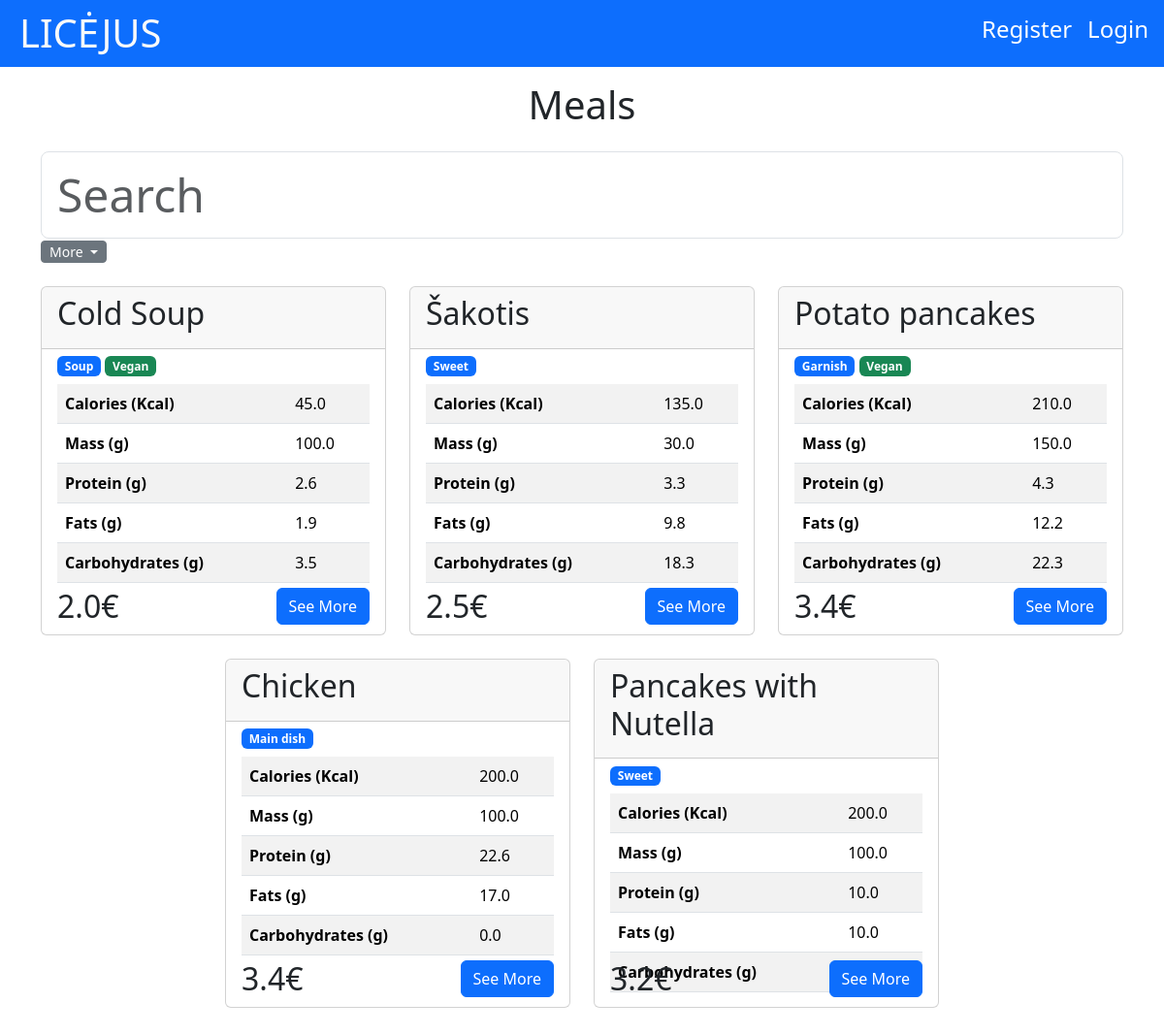
The page / on the database its author committed.
### menu/models.py (models this page shows, shortened)
class Meal(models.Model):
    name = models.CharField(max_length=255)
    description = models.TextField(null=True, blank=True)
    price = models.FloatField()
    in_menu = models.BooleanField()
    is_vegan = models.BooleanField()
    calories = models.FloatField(null=True, blank=True)
    proteins = models.FloatField(null=True, blank=True)
    fats = models.FloatField(null=True, blank=True)
    carbohydrates = models.FloatField(null=True, blank=True)
    mass = models.FloatField(null=True, blank=True)
    category = models.ForeignKey(MealCategory, on_delete=models.CASCADE, to_field="name", null=True)

### menu/views.py (the view, shortened to what this page needs)
# urls.py: path('', main, name='main'),
def main(request):
    meals = Meal.objects.filter(in_menu=True).values()
    favorite = list(FavoriteMeal.objects.filter(username=request.user).values_list('meal_id', flat=True))
    categories = MealCategory.objects.all().values()
    template = loader.get_template('main.html')
    context = {
        'meals': meals,
        'favorite_meals': favorite,
        'categories': categories
    }
    return HttpResponse(template.render(context, request))

### menu/templates/main.html (shortened to what this page needs)
{% extends "master.html" %}
{% block content %}
{% load static %}
  <h1>Meals</h1>
  {% include "search.html" with categories=categories %}
  <div id="meals-container1">{% include "meals.html" with meals=meals is_authenticated=user.is_authenticated %}</div>
{% endblock %}

### menu/templates/meals.html (shortened to what this page needs)
<div class="container mt-4">
    <div class="row d-flex align-items-center justify-content-center">
        {% for x in meals %}
            <div class="col-12 col-md-6 col-xl-4 mb-4">
                <div class="card {% if text_color %} {{ text_color }} {% endif %}" style="height: 360px; position: relative;">
                    <div class="card-header">
                        <h2 class="card-title">{{ x.name }}</h2>
                    </div>
                    <div class="card-body pt-1" style="overflow: hidden; text-overflow: ellipsis; white-space: nowrap;">
                        <span class="badge bg-primary">{{ x.category_id }}</span>
                        {% if x.is_vegan %}<span class="badge bg-success">Vegan</span>{% endif %}
                        <table class="table table-striped mt-2">
                            <tbody>
                                <tr>
                                    <td><b>Calories (Kcal)</b></td>
                                    <td>{{ x.calories }}</td>
                                </tr>
                                <tr>
                                    <td><b>Mass (g)</b></td>
                                    <td>{{ x.mass }}</td>
                                </tr>
                                <tr>
                                    <td><b>Protein (g)</b></td>
                                    <td>{{ x.proteins }}</td>
                                </tr>
                                <tr>
                                    <td><b>Fats (g)</b></td>
                                    <td>{{ x.fats }}</td>
                                </tr>
                                <tr>
                                    <td><b>Carbohydrates (g)</b></td>
                                    <td>{{ x.carbohydrates }}</td>
                                </tr>
                            </tbody>
                        </table>
                        <div class="d-flex justify-content-between" style="position: absolute; width: calc(100% - 32px); box-sizing: border-box; bottom: 10px;">
                            <div>
                                <h2 class="card-text">{{ x.price }}€</h2>
                            </div>
                            <div class="text-right">
                                <a href="details/{{ x.id }}" class="btn {% if button_color %} {{ button_color }} {% endif %} btn-primary">See More</a>
                            </div>
                        </div>
                    </div>
                </div>
            </div>
        {% endfor %}
    </div>
</div>

### menu/templates/master.html (style rules this page uses)
h1 { margin: 0; text-align: center; }
body { margin: 0; }
a { text-decoration: none; }

### rows shown on the page
Meal: name "Cold Soup", category_id "Soup", is_vegan "Vegan", calories "45.0", mass "100.0", proteins "2.6", fats "1.9", carbohydrates "3.5", price "2.0"
Meal: name "Šakotis", category_id "Sweet", calories "135.0", mass "30.0", proteins "3.3", fats "9.8", carbohydrates "18.3", price "2.5"
Meal: name "Potato pancakes", category_id "Garnish", is_vegan "Vegan", calories "210.0", mass "150.0", proteins "4.3", fats "12.2", carbohydrates "22.3", price "3.4"
Meal: name "Chicken", category_id "Main dish", calories "200.0", mass "100.0", proteins "22.6", fats "17.0", carbohydrates "0.0", price "3.4"
Meal: name "Pancakes with Nutella", category_id "Sweet", calories "200.0", mass "100.0", proteins "10.0", fats "10.0", price "3.2"
